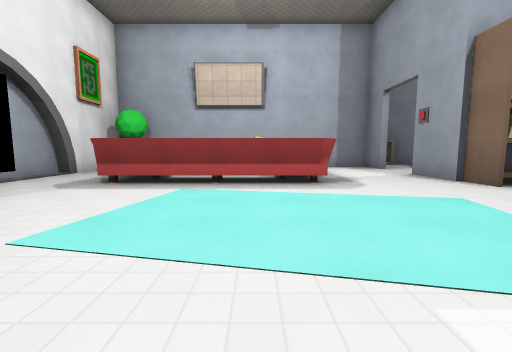
view 1 (above)

16 first-person views from a walk through a 3-D level made in the Godot game engine. The camera is 1.3 m above the floor, tilts 6° down and sees 90° across. The floor is counted in squares, 2 m on a side. Each view is taken from the middle of a square. On the plan, view 1 faces up. The plan holds only what a view shows up to about 9 squares ahead; the rest is blank. The place goes on beyond the plan. Door leaves are left out where a doorway can be walked through. Some surface patterns are stand-ins.

view 2
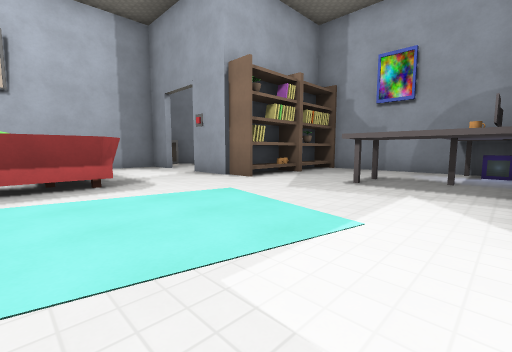

view 3
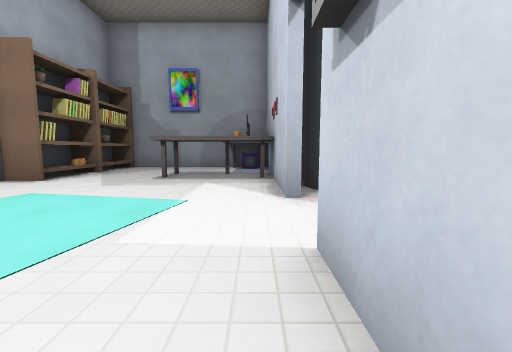

view 4
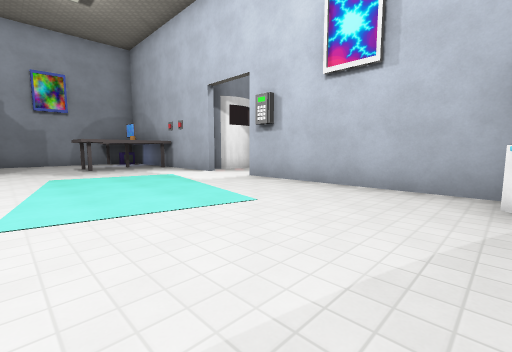

view 5
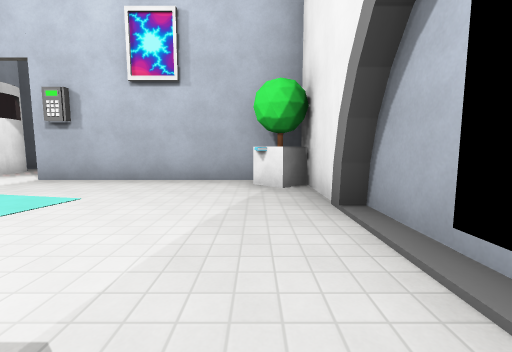

view 6
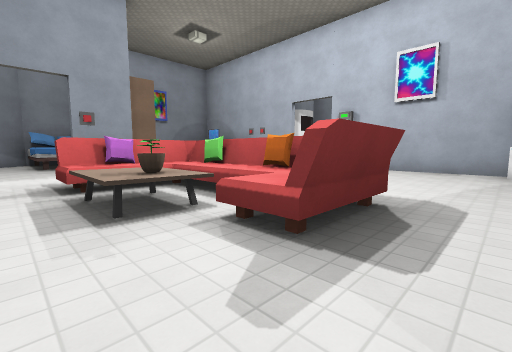

view 7
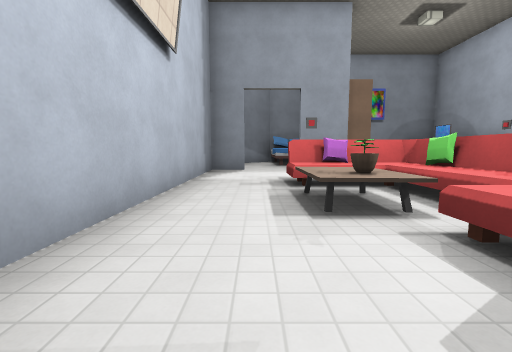

view 8
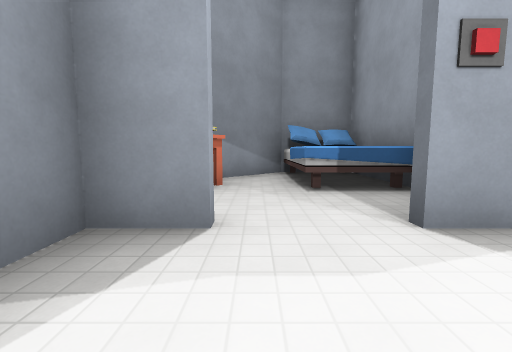

view 9
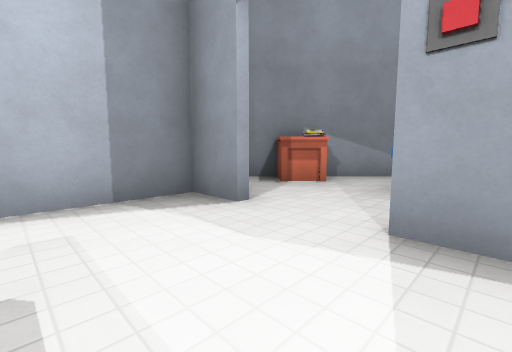

view 10
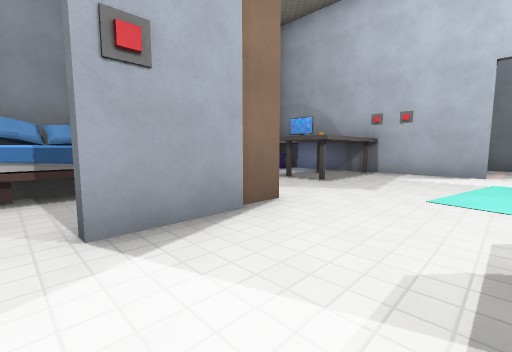

view 11
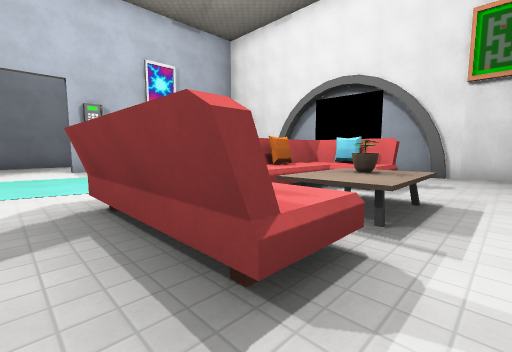

view 12
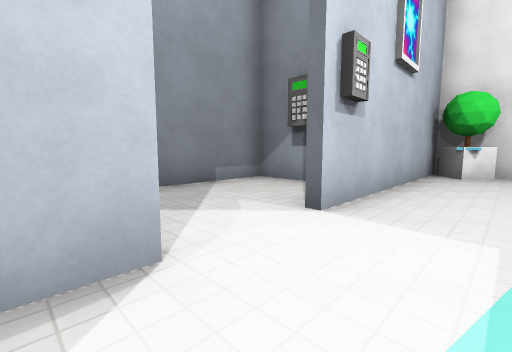

view 13
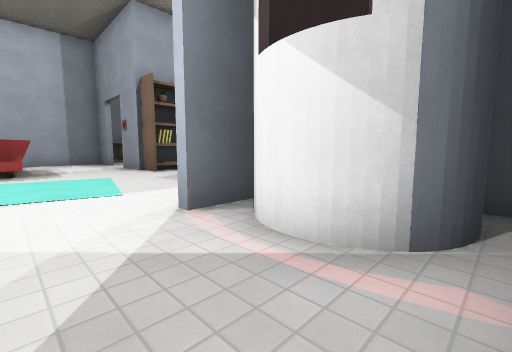

view 14
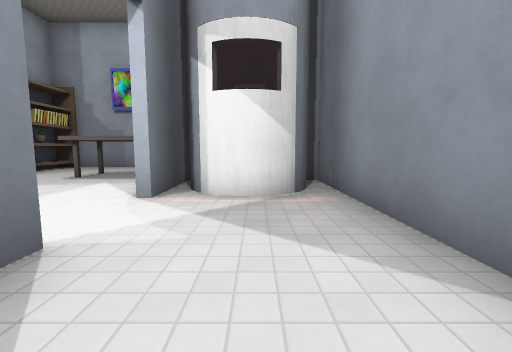

view 15
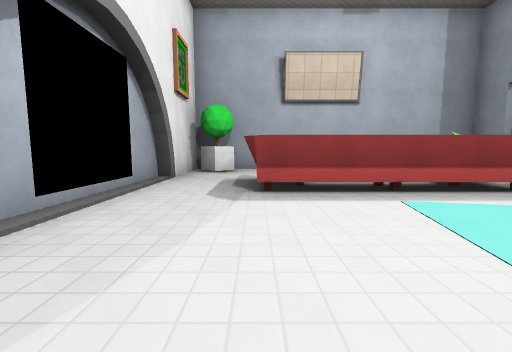

view 16
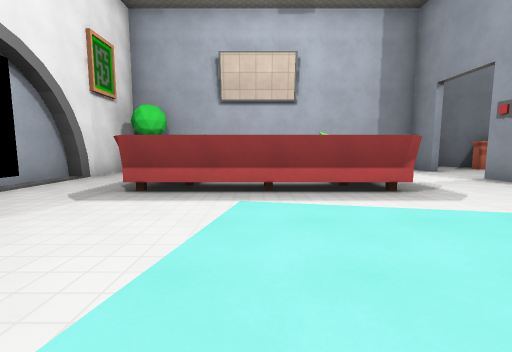

### Floor plan
Key: @ floor where view 1 was taken; # wall or solid block; . floor; D open door; = window, fence, low wall or low ledge; ^ raised ledge; P pot; S shelf; T table; N nightstand; O other object.
Columns run from 6 left of view 1 to 9 right of it. Each row starts with its distance up from view 1.
 10  ########## ###
  9  #P.......#.NN##
  8  #........D....#
  7 ##...TT=..D.^^^#
  6 #..#^=^^..#.^ ^#
  5 #..#####..OO#S##
  4 #..............#
  3 #..............#
  2 ##..........#..#
  1  #............##
  0  #P...@DD.....#
 -1  ######DD######
 -2     #....OO#
 -3     #......#
 -4     ########

Positions as (right, up) in squares from view 1, and headings:
1: (0, 0), facing up
2: (0, 0), facing up-right
3: (-1, 0), facing right
4: (-4, 4), facing down-right
5: (-4, 5), facing down
6: (-4, 8), facing down-right
7: (-4, 8), facing right
8: (2, 8), facing right
9: (2, 6), facing up-right
10: (2, 7), facing down-right
11: (2, 8), facing down-left
12: (3, 1), facing down-left
13: (1, -3), facing up-right
14: (-1, -2), facing right
15: (-3, 1), facing up
16: (-1, 1), facing up
